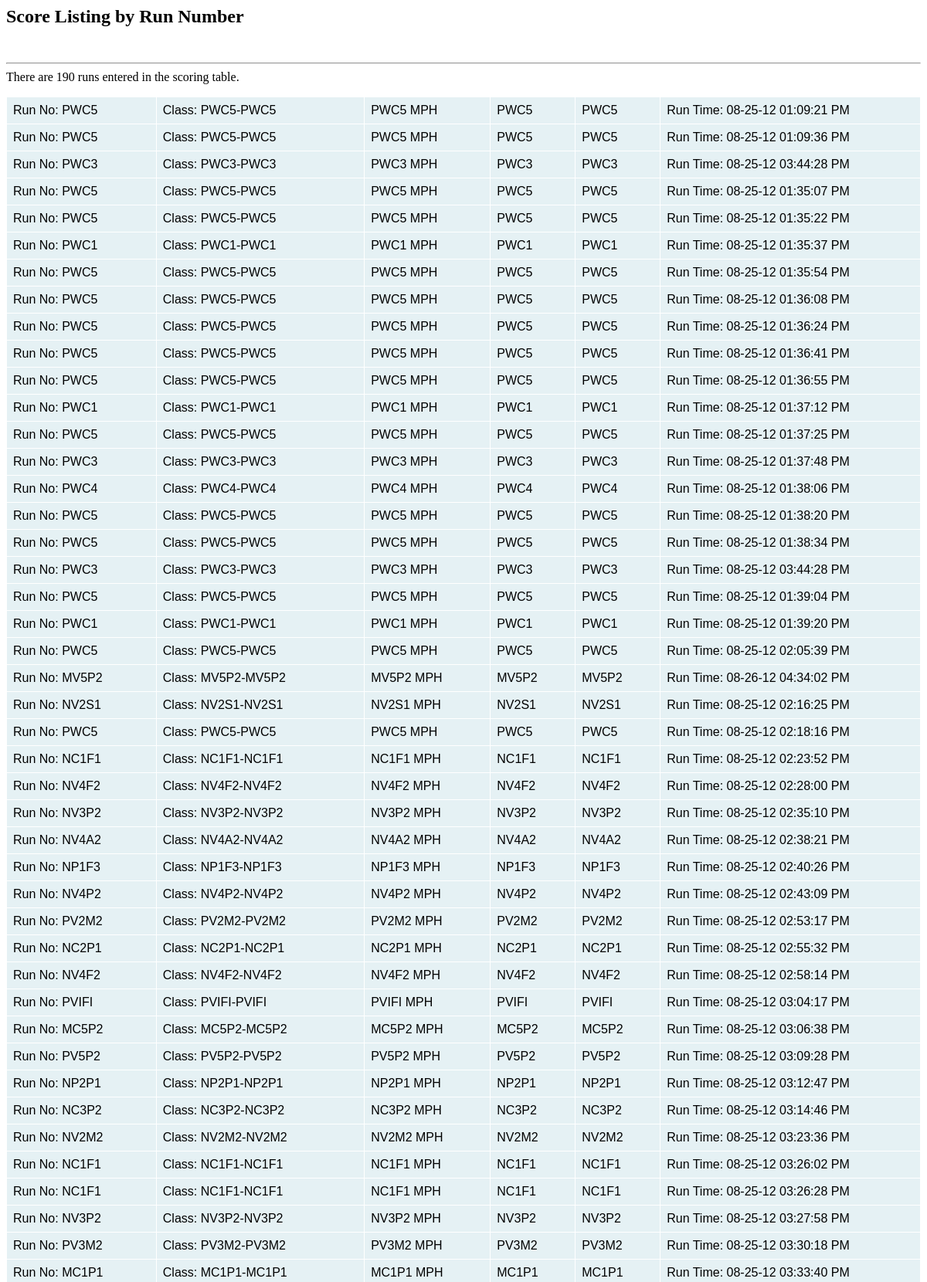
The page /listscoresrunid.php (upper part) on the database its author committed.
### tables this page shows
CREATE TABLE IF NOT EXISTS `speeds` (
  `run_id` int(3) NOT NULL AUTO_INCREMENT,
  `competitor_id` int(4) DEFAULT NULL,
  `speed` int(3) DEFAULT NULL,
  `timestamp` timestamp NOT NULL DEFAULT CURRENT_TIMESTAMP ON UPDATE CURRENT_TIMESTAMP,
  `disqual` char(1) DEFAULT NULL,
  `disqual_reason` varchar(60) DEFAULT NULL,
  `boat_class` varchar(10) DEFAULT NULL,
  PRIMARY KEY (`run_id`)
);

CREATE TABLE IF NOT EXISTS `competitors` (
  `competitor_id` int(4) NOT NULL AUTO_INCREMENT,
  `driver_first` varchar(25) NOT NULL DEFAULT '',
  `driver_middle` char(2) DEFAULT NULL,
  `driver_last` varchar(25) NOT NULL DEFAULT '',
  `driver_dob` varchar(11) DEFAULT NULL,
  `driver_address` varchar(25) DEFAULT NULL,
  `driver_address2` varchar(20) DEFAULT NULL,
  `driver_city` varchar(15) DEFAULT NULL,
  `driver_state` char(2) DEFAULT NULL,
  `driver_zip` mediumint(5) DEFAULT NULL,
  `driver_dl` varchar(15) DEFAULT NULL,
  `driver_phone` varchar(12) DEFAULT NULL,
  `owner_first` varchar(25) DEFAULT NULL,
  `owner_middle` char(2) DEFAULT NULL,
  `owner_last` varchar(20) DEFAULT NULL,
  `owner_address` varchar(25) DEFAULT NULL,
  `owner_city` varchar(15) DEFAULT NULL,
  `owner_state` char(2) DEFAULT NULL,
  `owner_zip` mediumint(5) DEFAULT NULL,
  `owner_phone` varchar(12) DEFAULT NULL,
  `sponsor_name` varchar(30) DEFAULT NULL,
  `sponsor_address` varchar(50) DEFAULT NULL,
  `emer_first` varchar(25) DEFAULT NULL,
  `emer_last` varchar(25) DEFAULT NULL,
  `emer_address` varchar(50) DEFAULT NULL,
  `emer_phone` varchar(12) DEFAULT NULL,
  `emer_relation` varchar(30) DEFAULT NULL,
  `boat_class` varchar(8) DEFAULT NULL,
  `boat_number` int(2) DEFAULT NULL,
  `boat_name` varchar(30) DEFAULT NULL,
  `boat_year` smallint(4) DEFAULT NULL,
  `boat_mfg` varchar(20) DEFAULT NULL,
  `boat_hull` varchar(5) DEFAULT NULL,
  `boat_length` tinyint(4) DEFAULT NULL,
  `boat_engines` tinyint(2) DEFAULT NULL,
  `boat_block` varchar(10) DEFAULT NULL,
  `boat_cuinch` int(4) DEFAULT NULL,
  `boat_outdrivetype` varchar(10) DEFAULT NULL,
  `boat_mods` varchar(60) DEFAULT NULL,
  `boat_state` char(2) DEFAULT NULL,
  `driver_email` varchar(30) DEFAULT NULL,
  `bio` text,
  `runs_remain` int(11) NOT NULL DEFAULT '0',
  PRIMARY KEY (`competitor_id`)
);

### listscoresrunid.php (the view, shortened to what this page needs)
<HTML>
<HEAD>
<link href="tablecloth/tablecloth.css" rel="stylesheet" type="text/css" media="screen" />
</HEAD>
<h2> Score Listing by Run Number</h2>
<br>
<?php
$sql = 'SELECT competitors.boat_class, competitors.boat_number,competitors.driver_first, competitors.driver_last,speeds.run_id, speeds.speed, date_format( speeds.timestamp, \'%m-%d-%y %h:%i:%s %p\' ) AS timeformat'
        . ' FROM competitors, speeds'
        . ' WHERE competitors.competitor_id = speeds.competitor_id'
        . ' ORDER BY speeds.run_id ASC';
$result = mysql_query($sql);
echo "<hr>";
$num = mysql_numrows($result);
echo "There are $num runs entered in the scoring table. <BR>";
echo "<table border='1' cellpadding='0' cellspacing='0' style='border-collapse: collapse' bordercolor='#111111' width='97%' id='AutoNumber1'>";
$i = 0;
while ($i < $num) {
	$run_id = mysql_result($result,$i,"speeds.run_id");
	$boat_class = mysql_result($result,$i,"competitors.boat_class");
	$boat_number = mysql_result($result,$i,"competitors.boat_number");
	$driver_first = mysql_result($result,$i,"competitors.driver_first");
	$driver_last = mysql_result($result,$i,"competitors.driver_last");
	$speed = mysql_result($result,$i,"speeds.speed");
    $timeformat = mysql_result($result,$i,"timeformat");
echo "<tr>";
	echo "<td>Run No: $run_id</td><td>Class: $boat_class-$boat_number</td><td> $speed MPH </td><td> $driver_first</td><td> $driver_last</td><td> Run Time: $timeformat </td>";
++$i;
echo "</tr>";
}
echo "</table>";
?>
<br><br>
<BODY>
</BODY>
</HTML>

### tablecloth/tablecloth.css (style rules this page uses)
table, td { font:100% Arial, Helvetica, sans-serif; }
table { width:100%;border-collapse:collapse;margin:1em 0; }
th, td { text-align:left;padding:.5em;border:1px solid #fff; }
td { background:#e5f1f4; }

### rows shown on the page
speeds: competitor.boat_class "PWC5", timeformat "08-25-12 01:09:21 PM"
speeds: competitor.boat_class "PWC5", timeformat "08-25-12 01:09:36 PM"
speeds: competitor.boat_class "PWC3", timeformat "08-25-12 03:44:28 PM"
speeds: competitor.boat_class "PWC5", timeformat "08-25-12 01:35:07 PM"
speeds: competitor.boat_class "PWC5", timeformat "08-25-12 01:35:22 PM"
speeds: competitor.boat_class "PWC1", timeformat "08-25-12 01:35:37 PM"
speeds: competitor.boat_class "PWC5", timeformat "08-25-12 01:35:54 PM"
speeds: competitor.boat_class "PWC5", timeformat "08-25-12 01:36:08 PM"
speeds: competitor.boat_class "PWC5", timeformat "08-25-12 01:36:24 PM"
speeds: competitor.boat_class "PWC5", timeformat "08-25-12 01:36:41 PM"
speeds: competitor.boat_class "PWC5", timeformat "08-25-12 01:36:55 PM"
speeds: competitor.boat_class "PWC1", timeformat "08-25-12 01:37:12 PM"
speeds: competitor.boat_class "PWC5", timeformat "08-25-12 01:37:25 PM"
speeds: competitor.boat_class "PWC3", timeformat "08-25-12 01:37:48 PM"
speeds: competitor.boat_class "PWC4", timeformat "08-25-12 01:38:06 PM"
speeds: competitor.boat_class "PWC5", timeformat "08-25-12 01:38:20 PM"
speeds: competitor.boat_class "PWC5", timeformat "08-25-12 01:38:34 PM"
speeds: competitor.boat_class "PWC3", timeformat "08-25-12 03:44:28 PM"
speeds: competitor.boat_class "PWC5", timeformat "08-25-12 01:39:04 PM"
speeds: competitor.boat_class "PWC1", timeformat "08-25-12 01:39:20 PM"
speeds: competitor.boat_class "PWC5", timeformat "08-25-12 02:05:39 PM"
speeds: competitor.boat_class "MV5P2", timeformat "08-26-12 04:34:02 PM"
speeds: competitor.boat_class "NV2S1", timeformat "08-25-12 02:16:25 PM"
speeds: competitor.boat_class "PWC5", timeformat "08-25-12 02:18:16 PM"
speeds: competitor.boat_class "NC1F1", timeformat "08-25-12 02:23:52 PM"
speeds: competitor.boat_class "NV4F2", timeformat "08-25-12 02:28:00 PM"
speeds: competitor.boat_class "NV3P2", timeformat "08-25-12 02:35:10 PM"
speeds: competitor.boat_class "NV4A2", timeformat "08-25-12 02:38:21 PM"
speeds: competitor.boat_class "NP1F3", timeformat "08-25-12 02:40:26 PM"
speeds: competitor.boat_class "NV4P2", timeformat "08-25-12 02:43:09 PM"
speeds: competitor.boat_class "PV2M2", timeformat "08-25-12 02:53:17 PM"
speeds: competitor.boat_class "NC2P1", timeformat "08-25-12 02:55:32 PM"
speeds: competitor.boat_class "NV4F2", timeformat "08-25-12 02:58:14 PM"
speeds: competitor.boat_class "PVIFI", timeformat "08-25-12 03:04:17 PM"
speeds: competitor.boat_class "MC5P2", timeformat "08-25-12 03:06:38 PM"
speeds: competitor.boat_class "PV5P2", timeformat "08-25-12 03:09:28 PM"
speeds: competitor.boat_class "NP2P1", timeformat "08-25-12 03:12:47 PM"
speeds: competitor.boat_class "NC3P2", timeformat "08-25-12 03:14:46 PM"
speeds: competitor.boat_class "NV2M2", timeformat "08-25-12 03:23:36 PM"
speeds: competitor.boat_class "NC1F1", timeformat "08-25-12 03:26:02 PM"
speeds: competitor.boat_class "NC1F1", timeformat "08-25-12 03:26:28 PM"
speeds: competitor.boat_class "NV3P2", timeformat "08-25-12 03:27:58 PM"
speeds: competitor.boat_class "PV3M2", timeformat "08-25-12 03:30:18 PM"
speeds: competitor.boat_class "MC1P1", timeformat "08-25-12 03:33:40 PM"

### other values the page prints
$num "190"
